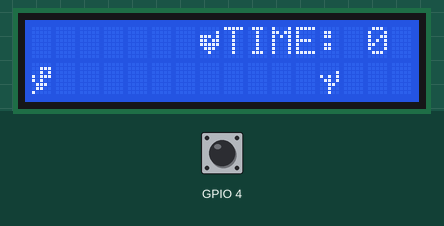
A sketch run on a simulated ESP32. Parts: 16×2 character LCD. The inputs (shaded band) are chosen by the test bench; at power-on: GPIO 4 HIGH. Random numbers use the default seed unless the sketch sets one; what the sketch prints to the serial monitor is not drawn.

Above: at 3.2 s.
3.3 s: GPIO 4 pulled LOW for 0.15 s
At 3.74 s:
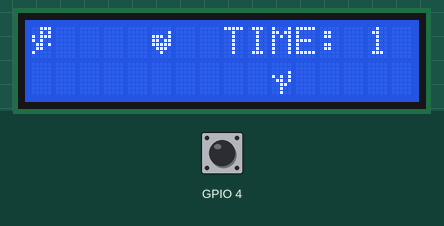
4.0 s: GPIO 4 pulled LOW for 1 s
At 4.35 s:
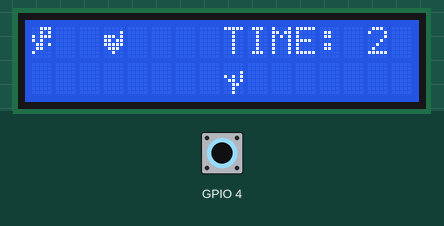
5.6 s: GPIO 4 pulled LOW for 0.15 s
At 5.87 s:
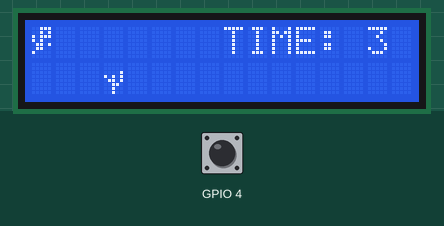
6.3 s: GPIO 4 pulled LOW for 1 s
At 6.48 s:
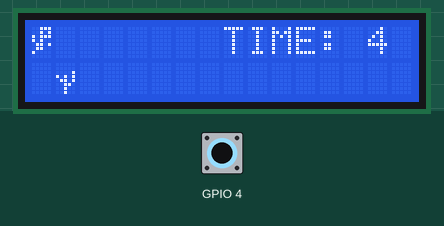
Timing chart, 0 to 9.3 s (numbered marks = the images above; inputs shaded):
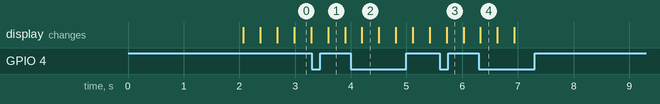

The sketch:

Main.ino
```cpp
#include <LiquidCrystal.h>
#include "Dinosaurio.h"
#include "Cactus.h"
#include "Pterodactilo.h"
#include <stdlib.h>

LiquidCrystal lcd(22,23,5,18,19,21);
Dinosaurio dino;
Pterodactilo pterodactilo(random(10,12)); // Crear objeto Pterodactilo con posición inicial aleatoria
Cactus cactus(16);

byte dinoReposo[8] = {
      B00000,
      B00000,
      B00111,
      B00101,
      B10111,
      B10100,
      B01101,
      B01100
};
byte dinoCamina1[8] = {
      B00000,
      B00111,
      B00101,
      B10111,
      B10100,
      B01110,
      B01100,
      B00010
};
byte dinoCamina2[8] = {
      B00000,
      B00111,
      B00101,
      B10111,
      B10100,
      B01110,
      B01100,
      B10000
};
byte dinoSalta[8] = {
      B00111,
      B00101,
      B10111,
      B10100,
      B01101,
      B01100,
      B10000,
      B00000
};
byte cactus1[8] = {
      B00000,
      B00000,
      B00001,
      B10101,
      B01101,
      B00110,
      B00100,
      B00100
};
byte pterodactilo1[8] = {
  B00000,
  B00001,
  B11101,
  B11011,
  B11111,
  B01110,
  B00100,
  B00000
};

byte pterodactilo2[8] = {
  B00000,
  B00001,
  B11101,
  B11011,
  B11111,
  B01110,
  B00000,
  B00000
};

struct Button {
  const uint8_t PIN;
  bool pressed;
};

Button button1 = {4, false};

int velocidad = 300;
unsigned long tiempoInicio = 0;
bool gameOver = false;

void IRAM_ATTR isr() {
  button1.pressed = true;
}

void setup() {

  lcd.begin(16, 2);
  Serial.begin(115200);
  Serial.println("test");

  pinMode(button1.PIN, INPUT_PULLUP);
  attachInterrupt(button1.PIN, isr, FALLING);

  lcd.createChar(0, dinoReposo);
  lcd.createChar(1, dinoCamina1);
  lcd.createChar(2, dinoCamina2);
  lcd.createChar(3, dinoSalta);
  lcd.createChar(4, cactus1);
  lcd.createChar(5, pterodactilo1);
  lcd.createChar(6, pterodactilo2);

  lcd.setCursor(0, 1);
  lcd.write(byte(0));

  lcd.setCursor(0, 0);
  lcd.print("GO");
  delay(2000); // Mostrar "GO" durante 2 segundos

  tiempoInicio = millis(); // Iniciar el conteo de tiempo
}

void loop() {
  // Se borra la pantalla
  lcd.clear();

  // Se pinta la pantalla
  if (!gameOver) {
    if (button1.pressed) {
        dino.saltar();
        lcd.setCursor(0, 0);
        button1.pressed = false;
    } else {
        lcd.setCursor(0, 1);
        dino.caminar();
    }

    lcd.write(byte(dino.obtenerEstado()));

    // Mover y mostrar el pterodáctilo
    pterodactilo.mover();
    if (pterodactilo.obtenerEstado() == 5) {
      lcd.setCursor(pterodactilo.obtenerPosicion(), 0);
      lcd.write(byte(5));
    } else {
      lcd.setCursor(pterodactilo.obtenerPosicion(), 0);
      lcd.write(byte(6));
    }
    pterodactilo.volar();

    // Mover y mostrar el cactus
    cactus.mover();
    lcd.setCursor(cactus.obtenerPosicion(), 1);
    lcd.write(byte(4));

    // Comprobar la colisión con el cactus
    if (dino.obtenerPosicion() == 0 && cactus.obtenerPosicion() == 0) {
      gameOver = true;
    }
     // Comprobar la colisión con el pterodactilo
    if (dino.obtenerPosicion() == 1 && pterodactilo.obtenerPosicion() == 0) {
      gameOver = true;
    }

    // Mostrar el tiempo transcurrido
    unsigned long tiempoTranscurrido = millis() - tiempoInicio;
    lcd.setCursor(8, 0);
    lcd.print("TIME: ");
    lcd.print(tiempoTranscurrido / 1000); // Mostrar segundos
  }

  if (gameOver) {
    lcd.setCursor(4, 0);
    lcd.print("GAME OVER :(");
  }

  delay(velocidad);
}
```

Cactus.cpp
```cpp
#include "Cactus.h"

Cactus::Cactus(int posicionInicial) {
  x = posicionInicial;
}

void Cactus::mover() {
  if(x > 0) {
    x = x - 1;
  }
  else {
    x = 16;
  }
}

int Cactus::obtenerPosicion() {
  return x;
}
```

Cactus.h
```cpp
#ifndef Cactus_h
#define Cactus_h
#include "Arduino.h"

class Cactus {
  private:
    int x;

  public:
    Cactus(int posicionInicial);
    void mover();
    int obtenerPosicion();
};

#endif
```

Dinosaurio.cpp
```cpp
#include "Dinosaurio.h"

Dinosaurio::Dinosaurio() {
  estado = 0;
  y = 0;
}

void Dinosaurio::caminar() {
    y = 0;
    if(estado == 1) {
      estado = 2;
    }
    else {
      estado = 1;
    }
}

void Dinosaurio::saltar() {
  y = 1;
  estado = 3;
}

int Dinosaurio::obtenerEstado() {
  return estado;
}

int Dinosaurio::obtenerPosicion() {
  return y;
}
```

Dinosaurio.h
```cpp
#ifndef Dinosaurio_h
#define Dinosaurio_h
#include "Arduino.h"

class Dinosaurio {
  private:
    int estado;
    int x, y;


  public:
    Dinosaurio();
    int obtenerEstado();
    void caminar();
    void saltar();
    int obtenerPosicion();
};

#endif
```

Pterodactilo.cpp
```cpp
#include "Pterodactilo.h"

Pterodactilo::Pterodactilo(int posicionInicial) {
  x= posicionInicial;
  estado = 0;
  y = 0;
}

void Pterodactilo::mover() {
   if(x > 0) {
    x = x - 1;
  }
  else {
    x = random(10,12);
  }
}

void Pterodactilo::volar() {
    y = 0;
    if(estado == 5) {
      estado = 6;
    }
    else {
      estado = 5;
    }
}

int Pterodactilo::obtenerEstado() {
  return estado;
}

int Pterodactilo::obtenerPosicion() {
  return x;
}
```

Pterodactilo.h
```cpp
#ifndef Pterodactilo_h
#define Pterodactilo_h
#include "Arduino.h"

class Pterodactilo {
  private:
    int estado;
    int x, y;

  public:
    Pterodactilo(int posicionInicial);
    int obtenerEstado();
    void volar();
    void mover();
    int obtenerPosicion();
};

#endif
```
